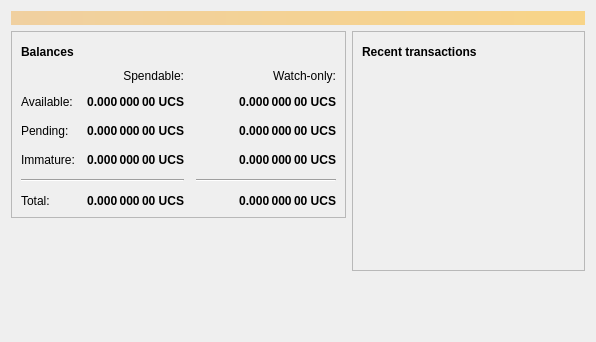
<?xml version="1.0" encoding="UTF-8"?>
<ui version="4.0">
 <class>OverviewPage</class>
 <widget class="QWidget" name="OverviewPage">
  <property name="geometry">
   <rect>
    <x>0</x>
    <y>0</y>
    <width>596</width>
    <height>342</height>
   </rect>
  </property>
  <property name="windowTitle">
   <string>Form</string>
  </property>
  <layout class="QVBoxLayout" name="topLayout">
   <item>
    <widget class="QLabel" name="labelAlerts">
     <property name="visible">
      <bool>false</bool>
     </property>
     <property name="styleSheet">
      <string notr="true">QLabel { background-color: qlineargradient(x1: 0, y1: 0, x2: 1, y2: 0, stop:0 #F0D0A0, stop:1 #F8D488); color:#000000; }</string>
     </property>
     <property name="wordWrap">
      <bool>true</bool>
     </property>
     <property name="margin">
      <number>3</number>
     </property>
     <property name="textInteractionFlags">
      <set>Qt::TextSelectableByMouse</set>
     </property>
    </widget>
   </item>
   <item>
    <layout class="QHBoxLayout" name="horizontalLayout" stretch="1,1">
     <item>
      <layout class="QVBoxLayout" name="verticalLayout_2">
       <item>
        <widget class="QFrame" name="frame">
         <property name="frameShape">
          <enum>QFrame::StyledPanel</enum>
         </property>
         <property name="frameShadow">
          <enum>QFrame::Raised</enum>
         </property>
         <layout class="QVBoxLayout" name="verticalLayout_4">
          <item>
           <layout class="QHBoxLayout" name="horizontalLayout_4">
            <item>
             <widget class="QLabel" name="label_5">
              <property name="font">
               <font>
                <weight>75</weight>
                <bold>true</bold>
               </font>
              </property>
              <property name="text">
               <string>Balances</string>
              </property>
             </widget>
            </item>
            <item>
             <widget class="QPushButton" name="labelWalletStatus">
              <property name="enabled">
               <bool>true</bool>
              </property>
              <property name="maximumSize">
               <size>
                <width>30</width>
                <height>16777215</height>
               </size>
              </property>
              <property name="toolTip">
               <string>The displayed information may be out of date. Your wallet automatically synchronizes with the Uscoin network after a connection is established, but this process has not completed yet.</string>
              </property>
              <property name="text">
               <string/>
              </property>
              <property name="icon">
               <iconset resource="../uscoin.qrc">
                <normaloff>:/icons/warning</normaloff>
                <disabledoff>:/icons/warning</disabledoff>:/icons/warning</iconset>
              </property>
              <property name="iconSize">
               <size>
                <width>24</width>
                <height>24</height>
               </size>
              </property>
              <property name="flat">
               <bool>true</bool>
              </property>
             </widget>
            </item>
            <item>
             <spacer name="horizontalSpacer_3">
              <property name="orientation">
               <enum>Qt::Horizontal</enum>
              </property>
              <property name="sizeHint" stdset="0">
               <size>
                <width>40</width>
                <height>20</height>
               </size>
              </property>
             </spacer>
            </item>
           </layout>
          </item>
          <item>
           <layout class="QGridLayout" name="gridLayout">
            <property name="spacing">
             <number>12</number>
            </property>
            <item row="2" column="2">
             <widget class="QLabel" name="labelWatchPending">
              <property name="font">
               <font>
                <weight>75</weight>
                <bold>true</bold>
               </font>
              </property>
              <property name="cursor">
               <cursorShape>IBeamCursor</cursorShape>
              </property>
              <property name="toolTip">
               <string>Unconfirmed transactions to watch-only addresses</string>
              </property>
              <property name="text">
               <string notr="true">0.000 000 00 UCS</string>
              </property>
              <property name="alignment">
               <set>Qt::AlignRight|Qt::AlignTrailing|Qt::AlignVCenter</set>
              </property>
              <property name="textInteractionFlags">
               <set>Qt::LinksAccessibleByMouse|Qt::TextSelectableByKeyboard|Qt::TextSelectableByMouse</set>
              </property>
             </widget>
            </item>
            <item row="2" column="1">
             <widget class="QLabel" name="labelUnconfirmed">
              <property name="font">
               <font>
                <weight>75</weight>
                <bold>true</bold>
               </font>
              </property>
              <property name="cursor">
               <cursorShape>IBeamCursor</cursorShape>
              </property>
              <property name="toolTip">
               <string>Total of transactions that have yet to be confirmed, and do not yet count toward the spendable balance</string>
              </property>
              <property name="text">
               <string notr="true">0.000 000 00 UCS</string>
              </property>
              <property name="alignment">
               <set>Qt::AlignRight|Qt::AlignTrailing|Qt::AlignVCenter</set>
              </property>
              <property name="textInteractionFlags">
               <set>Qt::LinksAccessibleByMouse|Qt::TextSelectableByKeyboard|Qt::TextSelectableByMouse</set>
              </property>
             </widget>
            </item>
            <item row="3" column="2">
             <widget class="QLabel" name="labelWatchImmature">
              <property name="font">
               <font>
                <weight>75</weight>
                <bold>true</bold>
               </font>
              </property>
              <property name="cursor">
               <cursorShape>IBeamCursor</cursorShape>
              </property>
              <property name="toolTip">
               <string>Mined balance in watch-only addresses that has not yet matured</string>
              </property>
              <property name="text">
               <string notr="true">0.000 000 00 UCS</string>
              </property>
              <property name="alignment">
               <set>Qt::AlignRight|Qt::AlignTrailing|Qt::AlignVCenter</set>
              </property>
              <property name="textInteractionFlags">
               <set>Qt::LinksAccessibleByMouse|Qt::TextSelectableByKeyboard|Qt::TextSelectableByMouse</set>
              </property>
             </widget>
            </item>
            <item row="4" column="0" colspan="2">
             <widget class="Line" name="line">
              <property name="orientation">
               <enum>Qt::Horizontal</enum>
              </property>
             </widget>
            </item>
            <item row="4" column="2">
             <widget class="Line" name="lineWatchBalance">
              <property name="sizePolicy">
               <sizepolicy hsizetype="Preferred" vsizetype="Fixed">
                <horstretch>0</horstretch>
                <verstretch>0</verstretch>
               </sizepolicy>
              </property>
              <property name="minimumSize">
               <size>
                <width>140</width>
                <height>0</height>
               </size>
              </property>
              <property name="orientation">
               <enum>Qt::Horizontal</enum>
              </property>
             </widget>
            </item>
            <item row="5" column="0">
             <widget class="QLabel" name="labelTotalText">
              <property name="text">
               <string>Total:</string>
              </property>
             </widget>
            </item>
            <item row="3" column="1">
             <widget class="QLabel" name="labelImmature">
              <property name="font">
               <font>
                <weight>75</weight>
                <bold>true</bold>
               </font>
              </property>
              <property name="cursor">
               <cursorShape>IBeamCursor</cursorShape>
              </property>
              <property name="toolTip">
               <string>Mined balance that has not yet matured</string>
              </property>
              <property name="text">
               <string notr="true">0.000 000 00 UCS</string>
              </property>
              <property name="alignment">
               <set>Qt::AlignRight|Qt::AlignTrailing|Qt::AlignVCenter</set>
              </property>
              <property name="textInteractionFlags">
               <set>Qt::LinksAccessibleByMouse|Qt::TextSelectableByKeyboard|Qt::TextSelectableByMouse</set>
              </property>
             </widget>
            </item>
            <item row="2" column="3">
             <spacer name="horizontalSpacer_2">
              <property name="orientation">
               <enum>Qt::Horizontal</enum>
              </property>
              <property name="sizeHint" stdset="0">
               <size>
                <width>40</width>
                <height>20</height>
               </size>
              </property>
             </spacer>
            </item>
            <item row="3" column="0">
             <widget class="QLabel" name="labelImmatureText">
              <property name="text">
               <string>Immature:</string>
              </property>
             </widget>
            </item>
            <item row="5" column="1">
             <widget class="QLabel" name="labelTotal">
              <property name="font">
               <font>
                <weight>75</weight>
                <bold>true</bold>
               </font>
              </property>
              <property name="cursor">
               <cursorShape>IBeamCursor</cursorShape>
              </property>
              <property name="toolTip">
               <string>Your current total balance</string>
              </property>
              <property name="text">
               <string notr="true">0.000 000 00 UCS</string>
              </property>
              <property name="alignment">
               <set>Qt::AlignRight|Qt::AlignTrailing|Qt::AlignVCenter</set>
              </property>
              <property name="textInteractionFlags">
               <set>Qt::LinksAccessibleByMouse|Qt::TextSelectableByKeyboard|Qt::TextSelectableByMouse</set>
              </property>
             </widget>
            </item>
            <item row="5" column="2">
             <widget class="QLabel" name="labelWatchTotal">
              <property name="font">
               <font>
                <weight>75</weight>
                <bold>true</bold>
               </font>
              </property>
              <property name="cursor">
               <cursorShape>IBeamCursor</cursorShape>
              </property>
              <property name="toolTip">
               <string>Current total balance in watch-only addresses</string>
              </property>
              <property name="text">
               <string notr="true">0.000 000 00 UCS</string>
              </property>
              <property name="alignment">
               <set>Qt::AlignRight|Qt::AlignTrailing|Qt::AlignVCenter</set>
              </property>
              <property name="textInteractionFlags">
               <set>Qt::LinksAccessibleByMouse|Qt::TextSelectableByKeyboard|Qt::TextSelectableByMouse</set>
              </property>
             </widget>
            </item>
            <item row="0" column="2">
             <widget class="QLabel" name="labelWatchonly">
              <property name="text">
               <string>Watch-only:</string>
              </property>
              <property name="alignment">
               <set>Qt::AlignRight|Qt::AlignTrailing|Qt::AlignVCenter</set>
              </property>
             </widget>
            </item>
            <item row="1" column="0">
             <widget class="QLabel" name="labelBalanceText">
              <property name="text">
               <string>Available:</string>
              </property>
             </widget>
            </item>
            <item row="1" column="1">
             <widget class="QLabel" name="labelBalance">
              <property name="font">
               <font>
                <weight>75</weight>
                <bold>true</bold>
               </font>
              </property>
              <property name="cursor">
               <cursorShape>IBeamCursor</cursorShape>
              </property>
              <property name="toolTip">
               <string>Your current spendable balance</string>
              </property>
              <property name="text">
               <string notr="true">0.000 000 00 UCS</string>
              </property>
              <property name="alignment">
               <set>Qt::AlignRight|Qt::AlignTrailing|Qt::AlignVCenter</set>
              </property>
              <property name="textInteractionFlags">
               <set>Qt::LinksAccessibleByMouse|Qt::TextSelectableByKeyboard|Qt::TextSelectableByMouse</set>
              </property>
             </widget>
            </item>
            <item row="1" column="2">
             <widget class="QLabel" name="labelWatchAvailable">
              <property name="font">
               <font>
                <weight>75</weight>
                <bold>true</bold>
               </font>
              </property>
              <property name="cursor">
               <cursorShape>IBeamCursor</cursorShape>
              </property>
              <property name="toolTip">
               <string>Your current balance in watch-only addresses</string>
              </property>
              <property name="text">
               <string notr="true">0.000 000 00 UCS</string>
              </property>
              <property name="alignment">
               <set>Qt::AlignRight|Qt::AlignTrailing|Qt::AlignVCenter</set>
              </property>
              <property name="textInteractionFlags">
               <set>Qt::LinksAccessibleByMouse|Qt::TextSelectableByKeyboard|Qt::TextSelectableByMouse</set>
              </property>
             </widget>
            </item>
            <item row="2" column="0">
             <widget class="QLabel" name="labelPendingText">
              <property name="text">
               <string>Pending:</string>
              </property>
             </widget>
            </item>
            <item row="0" column="1">
             <widget class="QLabel" name="labelSpendable">
              <property name="text">
               <string>Spendable:</string>
              </property>
              <property name="alignment">
               <set>Qt::AlignRight|Qt::AlignTrailing|Qt::AlignVCenter</set>
              </property>
             </widget>
            </item>
           </layout>
          </item>
         </layout>
        </widget>
       </item>
       <item>
        <spacer name="verticalSpacer">
         <property name="orientation">
          <enum>Qt::Vertical</enum>
         </property>
         <property name="sizeHint" stdset="0">
          <size>
           <width>20</width>
           <height>40</height>
          </size>
         </property>
        </spacer>
       </item>
      </layout>
     </item>
     <item>
      <layout class="QVBoxLayout" name="verticalLayout_3">
       <item>
        <widget class="QFrame" name="frame_2">
         <property name="frameShape">
          <enum>QFrame::StyledPanel</enum>
         </property>
         <property name="frameShadow">
          <enum>QFrame::Raised</enum>
         </property>
         <layout class="QVBoxLayout" name="verticalLayout">
          <item>
           <layout class="QHBoxLayout" name="horizontalLayout_2">
            <item>
             <widget class="QLabel" name="label_4">
              <property name="font">
               <font>
                <weight>75</weight>
                <bold>true</bold>
               </font>
              </property>
              <property name="text">
               <string>Recent transactions</string>
              </property>
             </widget>
            </item>
            <item>
             <widget class="QPushButton" name="labelTransactionsStatus">
              <property name="enabled">
               <bool>true</bool>
              </property>
              <property name="maximumSize">
               <size>
                <width>30</width>
                <height>16777215</height>
               </size>
              </property>
              <property name="toolTip">
               <string>The displayed information may be out of date. Your wallet automatically synchronizes with the Uscoin network after a connection is established, but this process has not completed yet.</string>
              </property>
              <property name="text">
               <string/>
              </property>
              <property name="icon">
               <iconset resource="../uscoin.qrc">
                <normaloff>:/icons/warning</normaloff>
                <disabledoff>:/icons/warning</disabledoff>:/icons/warning</iconset>
              </property>
              <property name="iconSize">
               <size>
                <width>24</width>
                <height>24</height>
               </size>
              </property>
              <property name="flat">
               <bool>true</bool>
              </property>
             </widget>
            </item>
            <item>
             <spacer name="horizontalSpacer">
              <property name="orientation">
               <enum>Qt::Horizontal</enum>
              </property>
              <property name="sizeHint" stdset="0">
               <size>
                <width>40</width>
                <height>20</height>
               </size>
              </property>
             </spacer>
            </item>
           </layout>
          </item>
          <item>
           <widget class="QListView" name="listTransactions">
            <property name="styleSheet">
             <string notr="true">QListView { background: transparent; }</string>
            </property>
            <property name="frameShape">
             <enum>QFrame::NoFrame</enum>
            </property>
            <property name="verticalScrollBarPolicy">
             <enum>Qt::ScrollBarAlwaysOff</enum>
            </property>
            <property name="horizontalScrollBarPolicy">
             <enum>Qt::ScrollBarAlwaysOff</enum>
            </property>
            <property name="selectionMode">
             <enum>QAbstractItemView::NoSelection</enum>
            </property>
           </widget>
          </item>
         </layout>
        </widget>
       </item>
       <item>
        <spacer name="verticalSpacer_2">
         <property name="orientation">
          <enum>Qt::Vertical</enum>
         </property>
         <property name="sizeHint" stdset="0">
          <size>
           <width>20</width>
           <height>40</height>
          </size>
         </property>
        </spacer>
       </item>
      </layout>
     </item>
    </layout>
   </item>
  </layout>
 </widget>
 <resources/>
 <connections/>
</ui>
